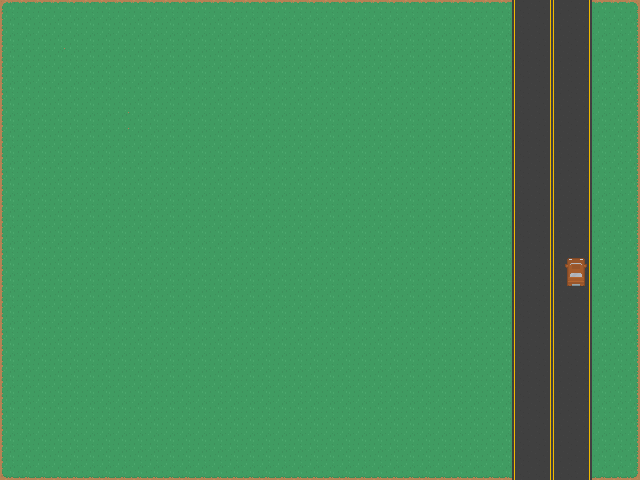

Rendered tile map (Tiled .tmx) drawn with the repository's tilesets; below, a short description and the map source with its tile grids summarised:
An orthogonal 40x30 tile map with 16x16 px tiles, 2 tile layers (Background, Details), 2 tilesets.

<map version="1.0" orientation="orthogonal" renderorder="right-down" width="40" height="30" tilewidth="16" tileheight="16" nextobjectid="1">
 <tileset firstgid="1" name="City" tilewidth="16" tileheight="16" spacing="1" tilecount="1036" columns="37">
  <image source="../city/Spritesheet/roguelikeCity_magenta.png" width="628" height="475" />
 </tileset>
 <tileset firstgid="1037" name="Test Tileset" tilewidth="918" tileheight="515" tilecount="2" columns="0">
  <tile id="0">
   <image width="918" height="515" source="../city/Sample.png" />
  </tile>
  <tile id="1">
   <image width="918" height="515" source="../city/Sample.png" />
  </tile>
 </tileset>
 <layer name="Background" width="40" height="30">
  <data>[1200 cells, 1200 non-empty, 14 distinct tile ids]</data>
 </layer>
 <layer name="Details" width="40" height="30" opacity="0.75">
  <data>[1200 cells, 4 non-empty, 4 distinct tile ids]</data>
 </layer>
</map>
